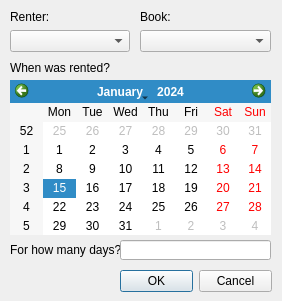
<?xml version="1.0" encoding="UTF-8"?>
<ui version="4.0">
    <class>Dialog</class>
    <widget class="QDialog" name="Dialog">
        <property name="geometry">
            <rect>
                <x>0</x>
                <y>0</y>
                <width>282</width>
                <height>301</height>
            </rect>
        </property>
        <property name="windowTitle">
            <string>Rent a Book</string>
        </property>
        <widget class="QLabel" name="label">
            <property name="geometry">
                <rect>
                    <x>10</x>
                    <y>10</y>
                    <width>46</width>
                    <height>13</height>
                </rect>
            </property>
            <property name="text">
                <string>Renter:</string>
            </property>
        </widget>
        <widget class="QLabel" name="label_2">
            <property name="geometry">
                <rect>
                    <x>140</x>
                    <y>10</y>
                    <width>46</width>
                    <height>13</height>
                </rect>
            </property>
            <property name="text">
                <string>Book:</string>
            </property>
        </widget>
        <widget class="QComboBox" name="renters_comboBox">
            <property name="geometry">
                <rect>
                    <x>10</x>
                    <y>30</y>
                    <width>120</width>
                    <height>22</height>
                </rect>
            </property>
        </widget>
        <widget class="QComboBox" name="books_comboBox">
            <property name="geometry">
                <rect>
                    <x>140</x>
                    <y>30</y>
                    <width>131</width>
                    <height>22</height>
                </rect>
            </property>
        </widget>
        <widget class="QCalendarWidget" name="calendar">
            <property name="geometry">
                <rect>
                    <x>10</x>
                    <y>80</y>
                    <width>261</width>
                    <height>155</height>
                </rect>
            </property>
        </widget>
        <widget class="QLabel" name="label_3">
            <property name="geometry">
                <rect>
                    <x>10</x>
                    <y>60</y>
                    <width>111</width>
                    <height>16</height>
                </rect>
            </property>
            <property name="text">
                <string>When was rented?</string>
            </property>
        </widget>
        <widget class="QLabel" name="label_4">
            <property name="geometry">
                <rect>
                    <x>10</x>
                    <y>240</y>
                    <width>141</width>
                    <height>20</height>
                </rect>
            </property>
            <property name="text">
                <string>For how many days?</string>
            </property>
        </widget>
        <widget class="QLineEdit" name="length_input">
            <property name="geometry">
                <rect>
                    <x>120</x>
                    <y>240</y>
                    <width>151</width>
                    <height>20</height>
                </rect>
            </property>
            <property name="inputMask">
                <string/>
            </property>
        </widget>
        <widget class="QDialogButtonBox" name="buttonBox">
            <property name="geometry">
                <rect>
                    <x>120</x>
                    <y>270</y>
                    <width>152</width>
                    <height>23</height>
                </rect>
            </property>
            <property name="standardButtons">
                <set>QDialogButtonBox::Cancel|QDialogButtonBox::Ok</set>
            </property>
        </widget>
    </widget>
    <resources/>
    <connections/>
</ui>
